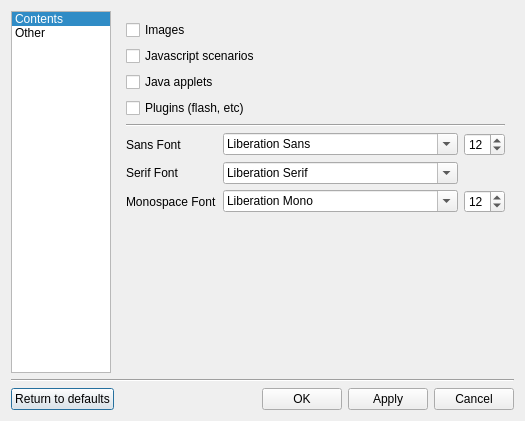
<?xml version="1.0" encoding="UTF-8"?>
<ui version="4.0">
 <class>SettingsDialog</class>
 <widget class="QDialog" name="SettingsDialog">
  <property name="geometry">
   <rect>
    <x>0</x>
    <y>0</y>
    <width>525</width>
    <height>421</height>
   </rect>
  </property>
  <property name="windowTitle">
   <string>Settings</string>
  </property>
  <layout class="QVBoxLayout" name="verticalLayout_4">
   <item>
    <layout class="QHBoxLayout" name="horizontalLayout_6">
     <item>
      <widget class="QListWidget" name="m_listWidget">
       <property name="sizePolicy">
        <sizepolicy hsizetype="Minimum" vsizetype="Expanding">
         <horstretch>0</horstretch>
         <verstretch>0</verstretch>
        </sizepolicy>
       </property>
       <property name="minimumSize">
        <size>
         <width>0</width>
         <height>0</height>
        </size>
       </property>
       <property name="maximumSize">
        <size>
         <width>100</width>
         <height>16777215</height>
        </size>
       </property>
       <property name="flow">
        <enum>QListView::TopToBottom</enum>
       </property>
       <property name="resizeMode">
        <enum>QListView::Fixed</enum>
       </property>
       <property name="layoutMode">
        <enum>QListView::SinglePass</enum>
       </property>
       <property name="viewMode">
        <enum>QListView::ListMode</enum>
       </property>
       <property name="batchSize">
        <number>100</number>
       </property>
       <property name="wordWrap">
        <bool>false</bool>
       </property>
       <property name="currentRow">
        <number>0</number>
       </property>
       <item>
        <property name="text">
         <string>Contents</string>
        </property>
       </item>
       <item>
        <property name="text">
         <string>Other</string>
        </property>
       </item>
      </widget>
     </item>
     <item>
      <widget class="QStackedWidget" name="m_stackedWidget">
       <property name="sizePolicy">
        <sizepolicy hsizetype="Expanding" vsizetype="Expanding">
         <horstretch>0</horstretch>
         <verstretch>0</verstretch>
        </sizepolicy>
       </property>
       <property name="currentIndex">
        <number>0</number>
       </property>
       <widget class="QWidget" name="m_contentsPage">
        <property name="sizePolicy">
         <sizepolicy hsizetype="Expanding" vsizetype="Expanding">
          <horstretch>0</horstretch>
          <verstretch>0</verstretch>
         </sizepolicy>
        </property>
        <layout class="QVBoxLayout" name="verticalLayout_2">
         <item>
          <widget class="QCheckBox" name="m_imagesCheckBox">
           <property name="text">
            <string>Images</string>
           </property>
          </widget>
         </item>
         <item>
          <widget class="QCheckBox" name="m_javascriptCheckBox">
           <property name="text">
            <string>Javascript scenarios</string>
           </property>
          </widget>
         </item>
         <item>
          <widget class="QCheckBox" name="m_javaCheckBox">
           <property name="text">
            <string>Java applets</string>
           </property>
          </widget>
         </item>
         <item>
          <widget class="QCheckBox" name="m_pluginsCheckBox">
           <property name="text">
            <string>Plugins (flash, etc)</string>
           </property>
          </widget>
         </item>
         <item>
          <widget class="Line" name="line">
           <property name="orientation">
            <enum>Qt::Horizontal</enum>
           </property>
          </widget>
         </item>
         <item>
          <layout class="QGridLayout" name="gridLayout">
           <item row="0" column="0" colspan="2">
            <widget class="QLabel" name="m_sansFontLabel">
             <property name="text">
              <string>Sans Font</string>
             </property>
            </widget>
           </item>
           <item row="0" column="2">
            <widget class="QFontComboBox" name="m_sansFontComboBox">
             <property name="sizePolicy">
              <sizepolicy hsizetype="Expanding" vsizetype="Fixed">
               <horstretch>0</horstretch>
               <verstretch>0</verstretch>
              </sizepolicy>
             </property>
            </widget>
           </item>
           <item row="0" column="3">
            <widget class="QSpinBox" name="m_standardFontSpinBox">
             <property name="minimum">
              <number>5</number>
             </property>
             <property name="maximum">
              <number>25</number>
             </property>
             <property name="value">
              <number>12</number>
             </property>
            </widget>
           </item>
           <item row="1" column="0" colspan="2">
            <widget class="QLabel" name="m_serifFontLabel">
             <property name="text">
              <string>Serif Font</string>
             </property>
            </widget>
           </item>
           <item row="1" column="2">
            <widget class="QFontComboBox" name="m_serifFontComboBox">
             <property name="sizePolicy">
              <sizepolicy hsizetype="Expanding" vsizetype="Fixed">
               <horstretch>0</horstretch>
               <verstretch>0</verstretch>
              </sizepolicy>
             </property>
             <property name="currentFont">
              <font>
               <family>Liberation Serif</family>
              </font>
             </property>
            </widget>
           </item>
           <item row="2" column="0" colspan="2">
            <widget class="QLabel" name="m_monoFontLabel">
             <property name="text">
              <string>Monospace Font</string>
             </property>
            </widget>
           </item>
           <item row="2" column="2">
            <widget class="QFontComboBox" name="m_monoFontComboBox">
             <property name="sizePolicy">
              <sizepolicy hsizetype="Expanding" vsizetype="Fixed">
               <horstretch>0</horstretch>
               <verstretch>0</verstretch>
              </sizepolicy>
             </property>
             <property name="fontFilters">
              <set>QFontComboBox::MonospacedFonts</set>
             </property>
             <property name="currentFont">
              <font>
               <family>Liberation Mono</family>
              </font>
             </property>
            </widget>
           </item>
           <item row="2" column="3">
            <widget class="QSpinBox" name="m_monoFontSpinBox">
             <property name="minimum">
              <number>5</number>
             </property>
             <property name="maximum">
              <number>25</number>
             </property>
             <property name="value">
              <number>12</number>
             </property>
            </widget>
           </item>
          </layout>
         </item>
         <item>
          <spacer name="verticalSpacer">
           <property name="orientation">
            <enum>Qt::Vertical</enum>
           </property>
           <property name="sizeHint" stdset="0">
            <size>
             <width>20</width>
             <height>40</height>
            </size>
           </property>
          </spacer>
         </item>
        </layout>
       </widget>
       <widget class="QWidget" name="m_otherPage">
        <property name="sizePolicy">
         <sizepolicy hsizetype="Expanding" vsizetype="Expanding">
          <horstretch>0</horstretch>
          <verstretch>0</verstretch>
         </sizepolicy>
        </property>
        <layout class="QVBoxLayout" name="verticalLayout_3">
         <item>
          <widget class="QGroupBox" name="m_historyGroupBox">
           <property name="title">
            <string>History</string>
           </property>
           <layout class="QVBoxLayout" name="verticalLayout">
            <item>
             <widget class="QCheckBox" name="m_privateBrowsingCheckBox">
              <property name="text">
               <string>Private Browsing (visited pages will be not written to history)</string>
              </property>
             </widget>
            </item>
            <item>
             <layout class="QHBoxLayout" name="horizontalLayout_3">
              <item>
               <widget class="QLabel" name="m_historyExpirationLabel">
                <property name="text">
                 <string>Store each history item during</string>
                </property>
               </widget>
              </item>
              <item>
               <widget class="QComboBox" name="m_historyExpirationComboBox">
                <property name="sizePolicy">
                 <sizepolicy hsizetype="Minimum" vsizetype="Fixed">
                  <horstretch>0</horstretch>
                  <verstretch>0</verstretch>
                 </sizepolicy>
                </property>
                <property name="currentIndex">
                 <number>2</number>
                </property>
                <property name="frame">
                 <bool>true</bool>
                </property>
                <item>
                 <property name="text">
                  <string>1 day</string>
                 </property>
                </item>
                <item>
                 <property name="text">
                  <string>3 days</string>
                 </property>
                </item>
                <item>
                 <property name="text">
                  <string>1 week</string>
                 </property>
                </item>
                <item>
                 <property name="text">
                  <string>2 weeks</string>
                 </property>
                </item>
                <item>
                 <property name="text">
                  <string>1 month</string>
                 </property>
                </item>
                <item>
                 <property name="text">
                  <string>3 month</string>
                 </property>
                </item>
                <item>
                 <property name="text">
                  <string>6 month</string>
                 </property>
                </item>
                <item>
                 <property name="text">
                  <string>1 year</string>
                 </property>
                </item>
               </widget>
              </item>
              <item>
               <spacer name="horizontalSpacer">
                <property name="orientation">
                 <enum>Qt::Horizontal</enum>
                </property>
                <property name="sizeHint" stdset="0">
                 <size>
                  <width>40</width>
                  <height>20</height>
                 </size>
                </property>
               </spacer>
              </item>
             </layout>
            </item>
           </layout>
          </widget>
         </item>
         <item>
          <widget class="QGroupBox" name="m_downloadsGroupBox">
           <property name="title">
            <string>Downloads</string>
           </property>
           <layout class="QVBoxLayout" name="verticalLayout_5">
            <item>
             <layout class="QHBoxLayout" name="horizontalLayout">
              <item>
               <widget class="QCheckBox" name="m_downloadCheckBox">
                <property name="text">
                 <string>Download everything to</string>
                </property>
               </widget>
              </item>
              <item>
               <widget class="QLineEdit" name="m_downloadLineEdit">
                <property name="enabled">
                 <bool>true</bool>
                </property>
                <property name="readOnly">
                 <bool>true</bool>
                </property>
               </widget>
              </item>
              <item>
               <widget class="QToolButton" name="m_downloadToolButton">
                <property name="enabled">
                 <bool>false</bool>
                </property>
                <property name="text">
                 <string notr="true">...</string>
                </property>
               </widget>
              </item>
             </layout>
            </item>
           </layout>
          </widget>
         </item>
         <item>
          <widget class="QGroupBox" name="m_networkGroupBox">
           <property name="title">
            <string>Network</string>
           </property>
           <layout class="QVBoxLayout" name="verticalLayout_6">
            <item>
             <layout class="QHBoxLayout" name="horizontalLayout_2">
              <item>
               <widget class="QLabel" name="m_cacheSizeLabel">
                <property name="sizePolicy">
                 <sizepolicy hsizetype="Preferred" vsizetype="Fixed">
                  <horstretch>0</horstretch>
                  <verstretch>0</verstretch>
                 </sizepolicy>
                </property>
                <property name="text">
                 <string>Disk cache size</string>
                </property>
               </widget>
              </item>
              <item>
               <widget class="QSpinBox" name="m_cacheSizeSpinBox">
                <property name="sizePolicy">
                 <sizepolicy hsizetype="Fixed" vsizetype="Fixed">
                  <horstretch>0</horstretch>
                  <verstretch>0</verstretch>
                 </sizepolicy>
                </property>
                <property name="suffix">
                 <string> Mb</string>
                </property>
                <property name="minimum">
                 <number>10</number>
                </property>
                <property name="maximum">
                 <number>500</number>
                </property>
                <property name="singleStep">
                 <number>10</number>
                </property>
                <property name="value">
                 <number>50</number>
                </property>
               </widget>
              </item>
              <item>
               <spacer name="horizontalSpacer_2">
                <property name="orientation">
                 <enum>Qt::Horizontal</enum>
                </property>
                <property name="sizeHint" stdset="0">
                 <size>
                  <width>40</width>
                  <height>20</height>
                 </size>
                </property>
               </spacer>
              </item>
             </layout>
            </item>
            <item>
             <layout class="QHBoxLayout" name="horizontalLayout_7">
              <item>
               <widget class="QLabel" name="m_proxyLabel">
                <property name="text">
                 <string>Proxy address</string>
                </property>
               </widget>
              </item>
              <item>
               <widget class="QLineEdit" name="m_proxyLineEdit"/>
              </item>
              <item>
               <widget class="QSpinBox" name="m_proxySpinBox">
                <property name="maximum">
                 <number>65535</number>
                </property>
               </widget>
              </item>
             </layout>
            </item>
           </layout>
          </widget>
         </item>
         <item>
          <widget class="QGroupBox" name="m_tabsGroupBox">
           <property name="title">
            <string>Tabs</string>
           </property>
           <property name="flat">
            <bool>false</bool>
           </property>
           <property name="checkable">
            <bool>false</bool>
           </property>
           <layout class="QVBoxLayout" name="verticalLayout_7">
            <item>
             <layout class="QHBoxLayout" name="horizontalLayout_5">
              <item>
               <widget class="QLabel" name="m_addTabPolicyLabel">
                <property name="text">
                 <string>Open new tab after</string>
                </property>
               </widget>
              </item>
              <item>
               <widget class="QComboBox" name="m_addTabPolicyComboBox">
                <property name="sizePolicy">
                 <sizepolicy hsizetype="Minimum" vsizetype="Fixed">
                  <horstretch>0</horstretch>
                  <verstretch>0</verstretch>
                 </sizepolicy>
                </property>
                <item>
                 <property name="text">
                  <string>last</string>
                 </property>
                </item>
                <item>
                 <property name="text">
                  <string>current</string>
                 </property>
                </item>
               </widget>
              </item>
              <item>
               <spacer name="horizontalSpacer_3">
                <property name="orientation">
                 <enum>Qt::Horizontal</enum>
                </property>
                <property name="sizeHint" stdset="0">
                 <size>
                  <width>40</width>
                  <height>20</height>
                 </size>
                </property>
               </spacer>
              </item>
             </layout>
            </item>
           </layout>
          </widget>
         </item>
         <item>
          <spacer name="verticalSpacer_2">
           <property name="orientation">
            <enum>Qt::Vertical</enum>
           </property>
           <property name="sizeHint" stdset="0">
            <size>
             <width>20</width>
             <height>40</height>
            </size>
           </property>
          </spacer>
         </item>
        </layout>
       </widget>
      </widget>
     </item>
    </layout>
   </item>
   <item>
    <widget class="Line" name="line_2">
     <property name="orientation">
      <enum>Qt::Horizontal</enum>
     </property>
    </widget>
   </item>
   <item>
    <layout class="QHBoxLayout" name="horizontalLayout_4">
     <item>
      <widget class="QPushButton" name="m_defaultsButton">
       <property name="text">
        <string>Return to defaults</string>
       </property>
      </widget>
     </item>
     <item>
      <spacer name="m_horizontalSpacer">
       <property name="orientation">
        <enum>Qt::Horizontal</enum>
       </property>
       <property name="sizeHint" stdset="0">
        <size>
         <width>144</width>
         <height>22</height>
        </size>
       </property>
      </spacer>
     </item>
     <item>
      <widget class="QPushButton" name="m_okButton">
       <property name="text">
        <string>OK</string>
       </property>
      </widget>
     </item>
     <item>
      <widget class="QPushButton" name="m_applyButton">
       <property name="text">
        <string>Apply</string>
       </property>
      </widget>
     </item>
     <item>
      <widget class="QPushButton" name="m_cancelButton">
       <property name="text">
        <string>Cancel</string>
       </property>
      </widget>
     </item>
    </layout>
   </item>
  </layout>
 </widget>
 <resources/>
 <connections/>
</ui>
